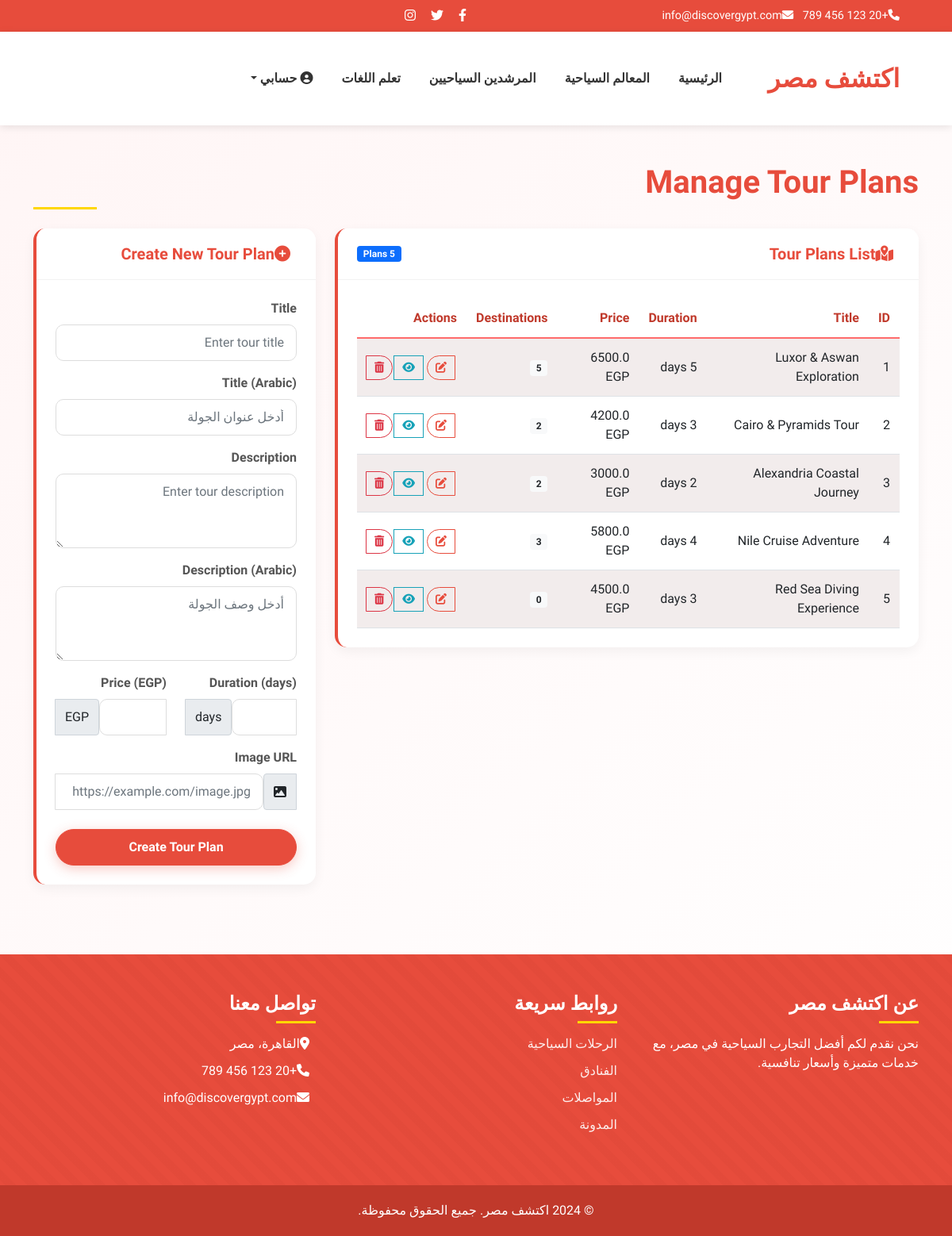
The app's page /admin/tour_plans (signed in) with its own data.
### models.py (models this page shows)
class TourPlan(db.Model):
    id = db.Column(db.Integer, primary_key=True)
    title = db.Column(db.String(200), nullable=False)
    title_ar = db.Column(db.String(200), nullable=True)
    description = db.Column(db.Text, nullable=False)
    description_ar = db.Column(db.Text, nullable=True)
    duration = db.Column(db.Integer, nullable=False)  # Duration in days
    price = db.Column(db.Float, nullable=False)
    created_at = db.Column(db.DateTime, default=datetime.utcnow)
    image_url = db.Column(db.String(200), nullable=True)
    destinations = db.relationship('TourPlanDestination', backref='tour_plan', lazy='dynamic', cascade='all, delete-orphan')
    bookings = db.relationship('TourBooking', backref='tour_plan', lazy='dynamic')

### routes.py (the view, shortened to what this page needs)
@main.route('/admin/tour_plans', methods=['GET', 'POST'])
@login_required
def admin_tour_plans():
    if not current_user.is_admin:
        flash('You do not have permission to access this page.', 'danger')
        return redirect(url_for('main.index'))
    form = TourPlanForm()
    plans = TourPlan.query.all()
    return render_template('admin/tour_plans.html',
                          title='Manage Tour Plans',
                          plans=plans,
                          form=form)

### templates/admin/tour_plans.html (shortened to what this page needs)
<!DOCTYPE html>
<html lang="en" dir="rtl">
<head>
    <link href="https://cdn.jsdelivr.net/npm/bootstrap@5.1.3/dist/css/bootstrap.min.css" rel="stylesheet">
    <link rel="stylesheet" href="https://cdnjs.cloudflare.com/ajax/libs/font-awesome/6.0.0-beta3/css/all.min.css">
</head>
<body>
    <div class="top-header">
        <div class="container">
            <div class="row align-items-center">
                <div class="col-md-6">
                    <div class="contact-info">
                        <span class="me-3"><i class="fas fa-phone me-2"></i>+20 123 456 789</span>
                        <span><i class="fas fa-envelope me-2"></i>info@discovergypt.com</span>
                    </div>
                </div>
                <div class="col-md-6 text-end">
                    <div class="social-icons">
                        <a href="#"><i class="fab fa-facebook-f"></i></a>
                        <a href="#"><i class="fab fa-twitter"></i></a>
                        <a href="#"><i class="fab fa-instagram"></i></a>
                    </div>
                </div>
            </div>
        </div>
    </div>
    <header class="main-header">
        <div class="container">
            <nav class="navbar navbar-expand-lg">
                <a class="navbar-brand logo" href="{{ url_for('main.index') }}">
                     {{ _('اكتشف مصر') }}
                </a>
                <div class="collapse navbar-collapse" id="navbarNav">
                    <ul class="navbar-nav ms-auto">
                        <li class="nav-item">
                            <a class="nav-link" href="{{ url_for('main.index') }}">{{ _('الرئيسية') }}</a>
                        </li>
                        <li class="nav-item">
                            <a class="nav-link" href="{{ url_for('main.attractions') }}">{{ _('المعالم السياحية') }}</a>
                        </li>
                        <li class="nav-item">
                            <a class="nav-link" href="{{ url_for('main.guides') }}">{{ _('المرشدين السياحيين') }}</a>
                        </li>
                        <li class="nav-item">
                            <a class="nav-link" href="{{ url_for('main.language_practice') }}">{{ _('تعلم اللغات') }}</a>
                        </li>
                        {% if current_user.is_authenticated %}
                            <li class="nav-item dropdown">
                                <a class="nav-link dropdown-toggle" href="#" id="userDropdown" role="button" data-bs-toggle="dropdown">
                                    <i class="fas fa-user-circle"></i> {{ _('حسابي') }}
                                </a>
                            </li>
                        {% endif %}
                    </ul>
                </div>
            </nav>
        </div>
    </header>
    <div class="container mt-5">
        <h1 class="page-title fade-in">{{ _('Manage Tour Plans') }}</h1>
        <div class="row mt-4">
            <div class="col-lg-8 col-md-7 slide-up">
                <div class="card">
                    <div class="card-header d-flex justify-content-between align-items-center">
                        <h5><i class="fas fa-map-marked-alt me-2"></i>{{ _('Tour Plans List') }}</h5>
                        <span class="badge bg-primary">{{ plans|length }} {{ _('Plans') }}</span>
                    </div>
                    <div class="card-body">
                        <div class="table-responsive">
                            <table class="table table-striped">
                                <thead>
                                    <tr>
                                        <th>{{ _('ID') }}</th>
                                        <th>{{ _('Title') }}</th>
                                        <th>{{ _('Duration') }}</th>
                                        <th>{{ _('Price') }}</th>
                                        <th>{{ _('Destinations') }}</th>
                                        <th>{{ _('Actions') }}</th>
                                    </tr>
                                </thead>
                                <tbody>
                                    {% for plan in plans %}
                                    <tr>
                                        <td>{{ plan.id }}</td>
                                        <td>{{ plan.title }}</td>
                                        <td>{{ plan.duration }} {{ _('days') }}</td>
                                        <td>{{ plan.price }} {{ _('EGP') }}</td>
                                        <td>
                                            <span class="badge bg-light text-dark">{{ plan.destinations.count() }}</span>
                                        </td>
                                        <td>
                                            <div class="btn-group" role="group">
                                                <a href="{{ url_for('main.admin_tour_plan_edit', plan_id=plan.id) }}" class="btn btn-sm btn-outline-primary" title="{{ _('Edit') }}">
                                                    <i class="fas fa-edit"></i>
                                                </a>
                                                <a href="{{ url_for('main.tour_plan_detail', plan_id=plan.id) }}" class="btn btn-sm btn-outline-info" title="{{ _('View') }}">
                                                    <i class="fas fa-eye"></i>
                                                </a>
                                                <button type="button" class="btn btn-sm btn-outline-danger" title="{{ _('Delete') }}">
                                                    <i class="fas fa-trash-alt"></i>
                                                </button>
                                            </div>
                                        </td>
                                    </tr>
                                    {% endfor %}
                                </tbody>
                            </table>
                        </div>
                    </div>
                </div>
            </div>
            <div class="col-lg-4 col-md-5 slide-up">
                <div class="card">
                    <div class="card-header">
                        <h5><i class="fas fa-plus-circle me-2"></i>{{ _('Create New Tour Plan') }}</h5>
                    </div>
                    <div class="card-body">
                        <form method="POST" action="{{ url_for('main.admin_tour_plans') }}">
                            <div class="mb-3">
                                {{ form.title.label(class="form-label") }}
                                {{ form.title(class="form-control", placeholder="Enter tour title") }}
                            </div>
                            <div class="mb-3">
                                {{ form.title_ar.label(class="form-label") }}
                                {{ form.title_ar(class="form-control", placeholder="أدخل عنوان الجولة") }}
                            </div>
                            <div class="mb-3">
                                {{ form.description.label(class="form-label") }}
                                {{ form.description(class="form-control", rows=3, placeholder="Enter tour description") }}
                            </div>
                            <div class="mb-3">
                                {{ form.description_ar.label(class="form-label") }}
                                {{ form.description_ar(class="form-control", rows=3, placeholder="أدخل وصف الجولة") }}
                            </div>
                            <div class="row mb-3">
                                <div class="col-md-6">
                                    {{ form.duration.label(class="form-label") }}
                                    <div class="input-group">
                                        {{ form.duration(class="form-control", min=1) }}
                                        <span class="input-group-text">{{ _('days') }}</span>
                                    </div>
                                </div>
                                <div class="col-md-6">
                                    {{ form.price.label(class="form-label") }}
                                    <div class="input-group">
                                        {{ form.price(class="form-control", min=0) }}
                                        <span class="input-group-text">{{ _('EGP') }}</span>
                                    </div>
                                </div>
                            </div>
                            <div class="mb-3">
                                {{ form.image_url.label(class="form-label") }}
                                <div class="input-group">
                                    <span class="input-group-text"><i class="fas fa-image"></i></span>
                                    {{ form.image_url(class="form-control", placeholder="https://example.com/image.jpg") }}
                                </div>
                            </div>
                            <div class="d-grid mt-4">
                                {{ form.submit(class="btn btn-primary") }}
                            </div>
                        </form>
                    </div>
                </div>
            </div>
        </div>
    </div>
    <footer class="main-footer">
        <div class="container">
            <div class="row">
                <div class="col-md-4">
                    <h4 class="footer-heading">عن اكتشف مصر</h4>
                    <p>نحن نقدم لكم أفضل التجارب السياحية في مصر، مع خدمات متميزة وأسعار تنافسية.</p>
                </div>
                <div class="col-md-4">
                    <h4 class="footer-heading">روابط سريعة</h4>
                    <ul class="footer-links">
                        <li><a href="/tours">الرحلات السياحية</a></li>
                        <li><a href="/hotels">الفنادق</a></li>
                        <li><a href="/transportation">المواصلات</a></li>
                        <li><a href="/blog">المدونة</a></li>
                    </ul>
                </div>
                <div class="col-md-4">
                    <h4 class="footer-heading">تواصل معنا</h4>
                    <ul class="footer-links">
                        <li><i class="fas fa-map-marker-alt me-2"></i>القاهرة، مصر</li>
                        <li><i class="fas fa-phone me-2"></i>+20 123 456 789</li>
                        <li><i class="fas fa-envelope me-2"></i>info@discovergypt.com</li>
                    </ul>
                </div>
            </div>
        </div>
        <div class="footer-bottom">
            <div class="container">
                <p class="mb-0">© 2024 اكتشف مصر. جميع الحقوق محفوظة.</p>
            </div>
        </div>
    </footer>
</body>
</html>

### records on screen
TourPlan: id "1", title "Luxor & Aswan Exploration", price "6500.0", destinations.count "5"
TourPlan: id "2", title "Cairo & Pyramids Tour", price "4200.0", destinations.count "2"
TourPlan: id "3", title "Alexandria Coastal Journey", price "3000.0", destinations.count "2"
TourPlan: id "4", title "Nile Cruise Adventure", price "5800.0", destinations.count "3"
TourPlan: id "5", title "Red Sea Diving Experience", price "4500.0", destinations.count "0"

### other values on screen
{{ plans|length }} "5"
